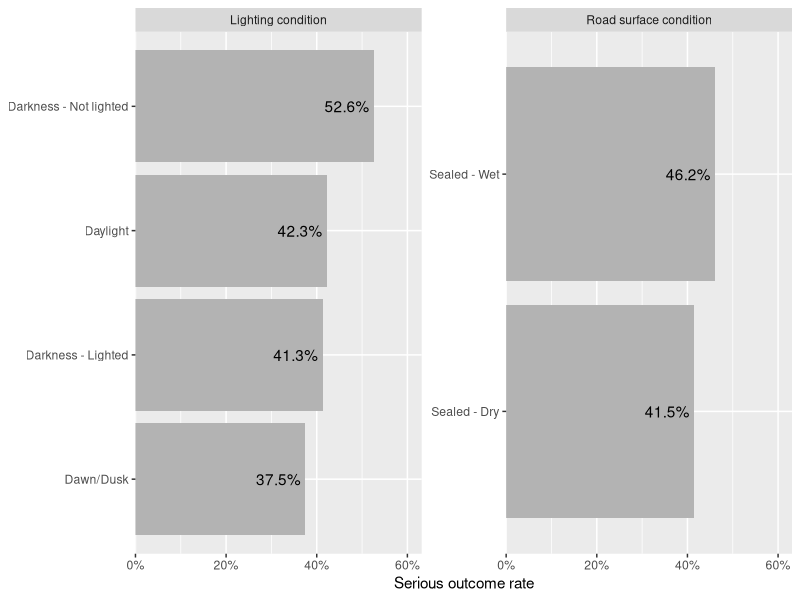

Here is the R script that generated this plot:
## ---- chunk 1
#| label: setup

library(ggplot2)
library(dplyr)
library(knitr)
library(tidyverse)
library(scales)
## ---- chunk 2
raw_data <- read.csv("data/cleaned_dataset.csv")

data <- raw_data|>
  mutate(
    Crash_Severity = factor(
      Crash_Severity,
      levels = c(
        "Minor injury",
        "Medical treatment",
        "Hospitalisation",
        "Fatal"
      ),
      ordered = TRUE
    ),
    Crash_Type = factor(Crash_Type),
    Crash_Nature = factor(Crash_Nature),
    Crash_Speed_Limit = factor(Crash_Speed_Limit),
    Crash_Road_Surface_Condition = factor(Crash_Road_Surface_Condition),
    Crash_Atmospheric_Condition = factor(Crash_Atmospheric_Condition),
    Crash_Lighting_Condition = factor(Crash_Lighting_Condition),
    Crash_Road_Horiz_Align = factor(Crash_Road_Horiz_Align),
    Crash_Road_Vert_Align = factor(Crash_Road_Vert_Align),
    Crash_DCA_Group_Description = factor(Crash_DCA_Group_Description)
  )

## ---- chunk 3
#| echo: false
#| fig-cap: "Serious Outcome Rate by Lighting and Road Surface Conditions"

condition_data <- data |>
  mutate(
    Serious_Outcome = if_else(
    Crash_Severity %in% c("Hospitalisation", "Fatal"),
    "Serious",
    "Non-serious"))

  condition_data <- condition_data |>
    select(
    Serious_Outcome,
    Crash_Lighting_Condition,
    Crash_Road_Surface_Condition) |>
      pivot_longer(
        cols = c(Crash_Lighting_Condition, Crash_Road_Surface_Condition),
        names_to = "Condition_Type",
        values_to = "Condition") 
        
  condition_data <- condition_data |>
    mutate(
      Condition_Type = case_when(
      Condition_Type == "Crash_Lighting_Condition" ~ "Lighting condition",
      Condition_Type == "Crash_Road_Surface_Condition" ~ "Road surface condition")) |>
        group_by(Condition_Type, Condition) |>
        summarise(
          total_crashes = n(),
          serious_crashes = sum(Serious_Outcome == "Serious"),
          serious_rate = serious_crashes / total_crashes,
          .groups = "drop") |>
            filter(total_crashes >= 5)

#plot
p <- condition_data |>
  ggplot(aes(x = reorder(Condition, serious_rate), y = serious_rate)) +
  geom_col(fill = "grey70") +
  geom_text(
  aes(label = scales::percent(serious_rate, accuracy = 0.1)),
  hjust = 1.1,
  color = "black")+
  coord_flip() +
  facet_wrap(~ Condition_Type, scales = "free_y") +
  scale_y_continuous(
    labels = scales::percent,
    expand = expansion(mult = c(0, 0.2))) +
      labs(
        x = NULL,
        y = "Serious outcome rate"
        )

print(p)
